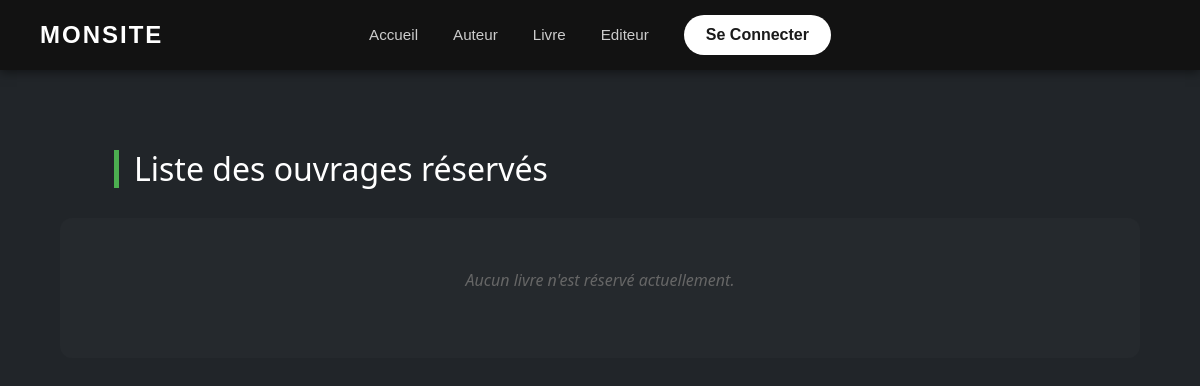
Before: /gestion with the older database file.
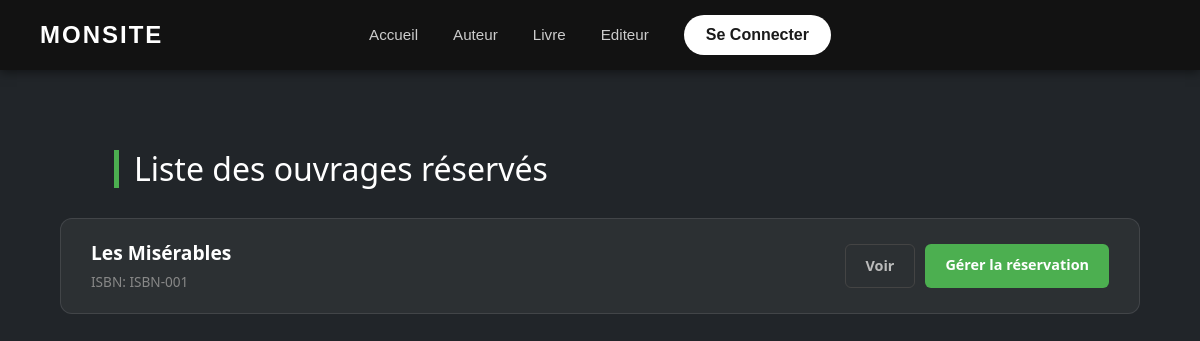
After: the same page with the newer database file.
### backoffice/models.py (models this page shows)
class Title(models.Model):
    title = models.CharField(max_length=255)
    year_published = models.SmallIntegerField()
    isbn = models.CharField(primary_key=True, max_length=20)
    pubid = models.IntegerField()
    description = models.CharField(max_length=50)
    notes = models.CharField(max_length=50)
    subject = models.CharField(max_length=50)
    comments = models.TextField()
    pubid = models.ForeignKey("Publishers", on_delete=models.CASCADE)
    authors = models.ManyToManyField("Author", related_name="title_authors", blank=True, default=None)
    reserved = models.BooleanField(default=False)

### backoffice/views.py (the view)
# urls.py: path('gestion', views.gestion, name="gestion"),
def gestion(request):
    books = Title.objects.filter(reserved = True)
    return render(request, 'gestion.html', {'books': books, 'active_nav': 'gestion'})

### backoffice/templates/gestion.html
{% extends "gabari.html" %}
{% block content %}
<div class="management-wrapper">
    <h1 class="management-title">Liste des ouvrages réservés</h1>
    <div class="management-grid">
    {% if books %}
        {% for b in books %}
            <div class="management-card">
                <div class="book-info">
                    <span class="book-name">{{b.title}}</span>
                    <span class="book-isbn">ISBN: {{b.isbn}}</span>
                </div>
                <div class="action-group">
                    <a href="{% url 'book_detail' book_id=b.isbn %}" class="btn-view">Voir</a>
                    <a href="{% url 'book_reserved' book_id=b.isbn %}" class="btn-manage">Gérer la réservation</a>
                </div>
            </div>
        {% endfor %}
    {% else %}
        <div class="empty-state">
            <p>Aucun livre n'est réservé actuellement.</p>
        </div>
    {% endif %}
    </div>
</div>
{% endblock %}

Changed rows visible on the page:
now on this page (row edited): Title: title "Les Misérables", isbn "ISBN-001"
Other visible differences:
text no longer shown: "Aucun livre n'est réservé actuellement."
